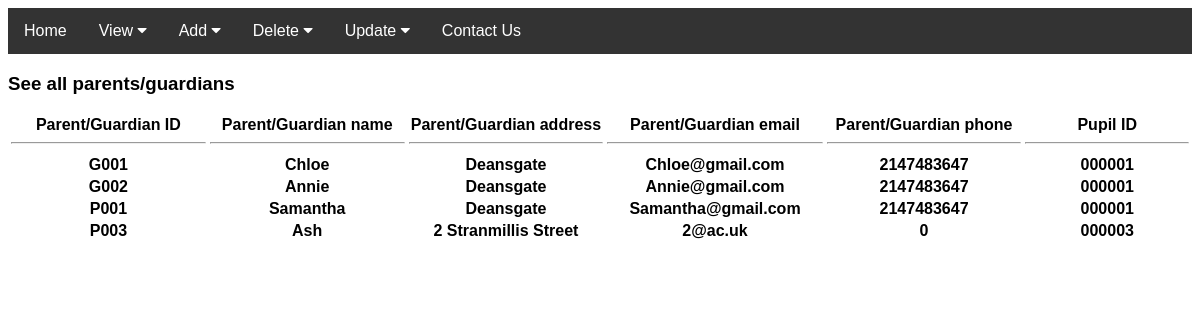
The app's page /ParentGuardian.php with its own data.
### tables this page shows
CREATE TABLE `pg` (
  `PG_ID` varchar(10) NOT NULL,
  `PG_NAME` varchar(20) NOT NULL,
  `PG_ADDRESS` varchar(50) NOT NULL,
  `PG_EMAIL` varchar(20) DEFAULT NULL,
  `PG_PHONE` int(15) NOT NULL,
  `P_ID` varchar(10) NOT NULL
);

### ParentGuardian.php (the view, shortened to what this page needs)
<html>
<head>
        <link rel="stylesheet" href="https://cdnjs.cloudflare.com/ajax/libs/font-awesome/4.7.0/css/font-awesome.min.css">
    </head>
<body>
<div class="navbar">
            <a href="index.html">Home</a>
            <div class="dropdown">
                <button class="dropbtn">View
                    <i class="fa fa-caret-down"></i>
                </button>
            </div>
            <div class="dropdown">
                <button class="dropbtn">Add
                    <i class="fa fa-caret-down"></i>
                </button>
            </div>
            <div class="dropdown">
              <button class="dropbtn">Delete
                  <i class="fa fa-caret-down"></i>
              </button>
          </div>
          <div class="dropdown">
            <button class="dropbtn">Update
                <i class="fa fa-caret-down"></i>
            </button>
        </div>
            <a href="Contact.html">Contact Us</a>
        </div>
<?php
$link = mysqli_connect("localhost", "root", "", "st_alphonsus");
?>
<h3>See all parents/guardians</h3>
		<table>
			<tr>
				<th width="250px">Parent/Guardian ID<br><hr></th>
				<th width="250px">Parent/Guardian name<br><hr></th>
				<th width="250px">Parent/Guardian address<br><hr></th>
				<th width="250px">Parent/Guardian email<br><hr></th>
                <th width="250px">Parent/Guardian phone<br><hr></th>
                <th width="250px">Pupil ID<br><hr></th>
			</tr>
			<?php
			 $sql = mysqli_query($link, "SELECT PG_ID,PG_NAME,PG_ADDRESS,PG_EMAIL,PG_PHONE,P_ID FROM pg");
			while ($row = $sql->fetch_assoc()){
			echo "
			<tr>
				<th>{$row['PG_ID']}</th>
				<th>{$row['PG_NAME']}</th>
				<th>{$row['PG_ADDRESS']}</th>
        <th>{$row['PG_EMAIL']}</th>
        <th>{$row['PG_PHONE']}</th>
				<th>{$row['P_ID']}</th>
			</tr>";
			}
			?>
        </table>
</body>
</html>

### ParentGuardian.php (style rules this page uses)
body { font-family: Arial, Helvetica, sans-serif; }
.navbar { overflow: hidden; background-color: #333; }
.navbar a { float: left; font-size: 16px; color: white; text-align: center; padding: 14px 16px; text-decoration: none; }
.dropdown { float: left; overflow: hidden; }
.dropdown .dropbtn { font-size: 16px; border: none; outline: none; color: white; padding: 14px 16px; background-color: inherit; font-family: inherit; margin: 0; }

### records on screen
pg: PG_ID "G001", PG_NAME "Chloe", PG_ADDRESS "Deansgate", PG_EMAIL "Chloe@gmail.com", PG_PHONE "2147483647", P_ID "000001"
pg: PG_ID "G002", PG_NAME "Annie", PG_ADDRESS "Deansgate", PG_EMAIL "Annie@gmail.com", PG_PHONE "2147483647", P_ID "000001"
pg: PG_ID "P001", PG_NAME "Samantha", PG_ADDRESS "Deansgate", PG_EMAIL "Samantha@gmail.com", PG_PHONE "2147483647", P_ID "000001"
pg: PG_ID "P003", PG_NAME "Ash", PG_ADDRESS "2 Stranmillis Street", PG_EMAIL "2@ac.uk", PG_PHONE "0", P_ID "000003"
